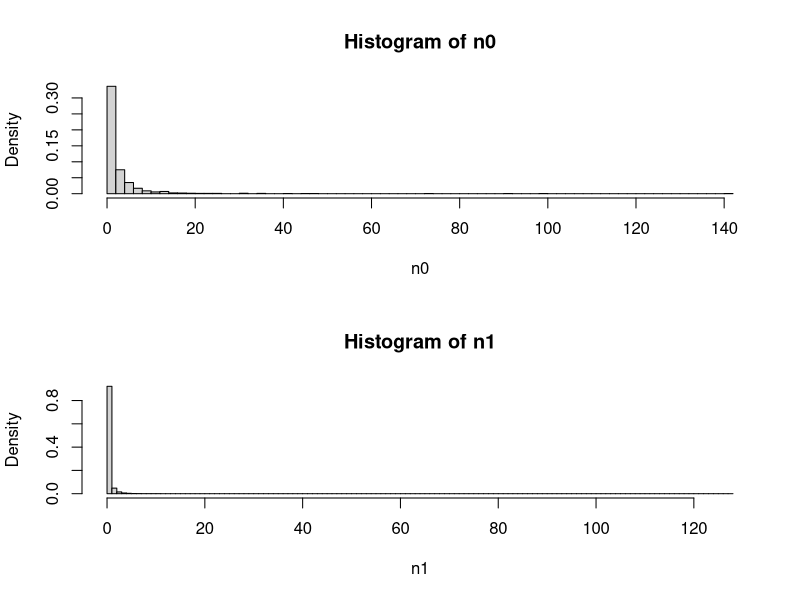
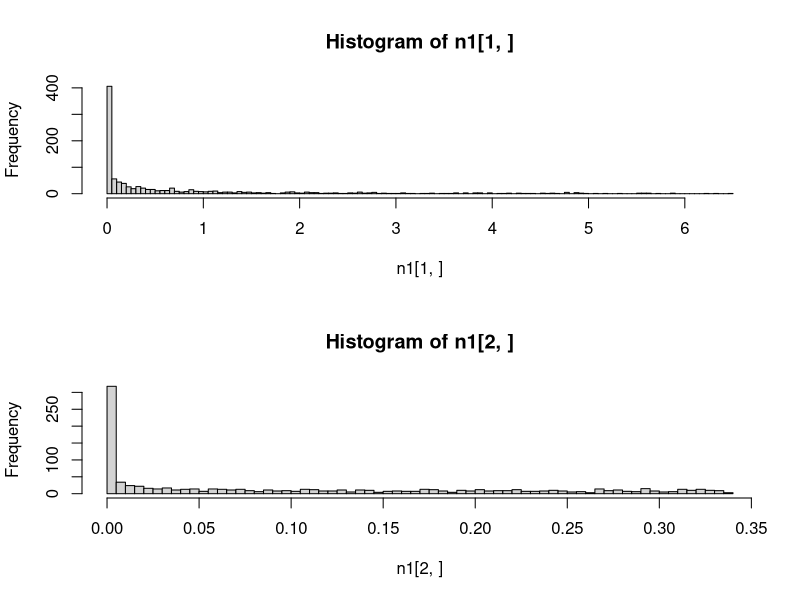
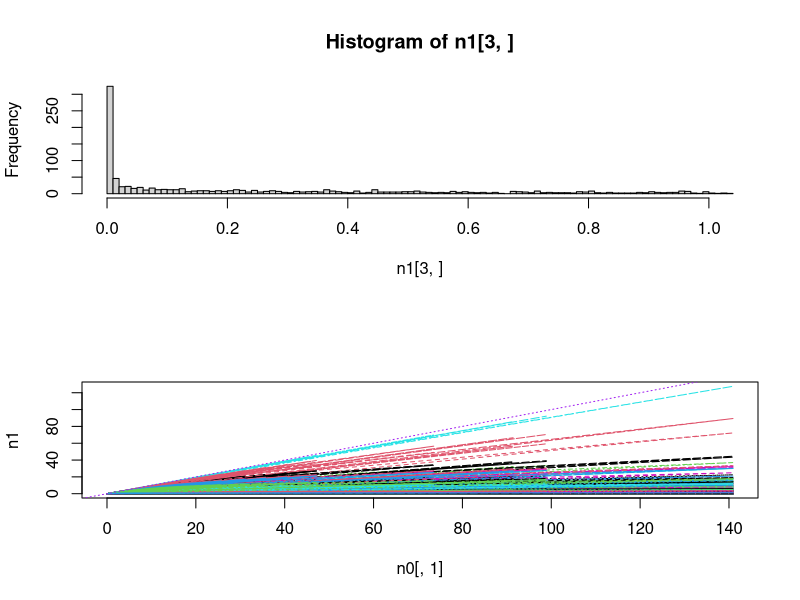
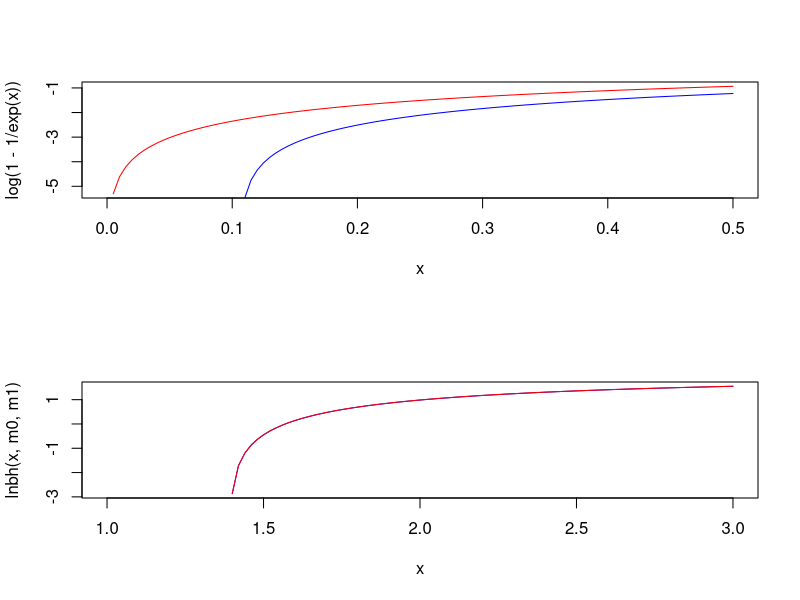
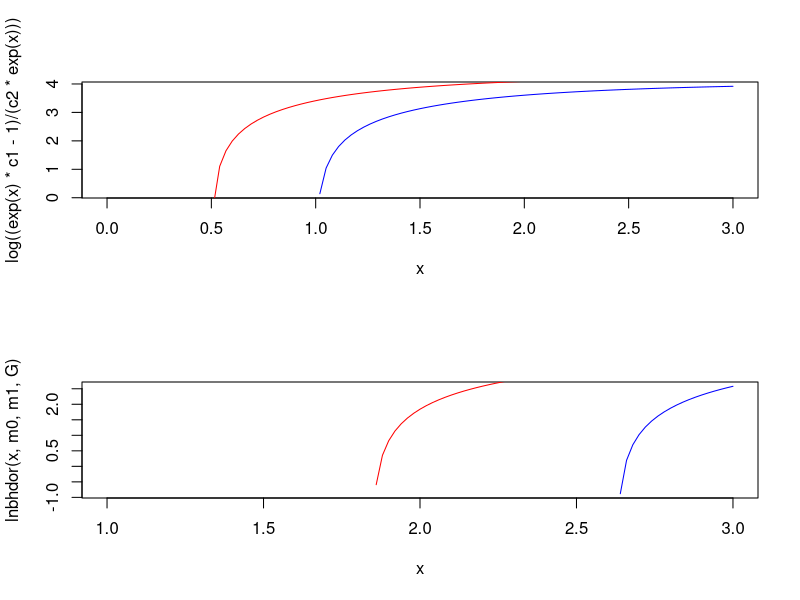
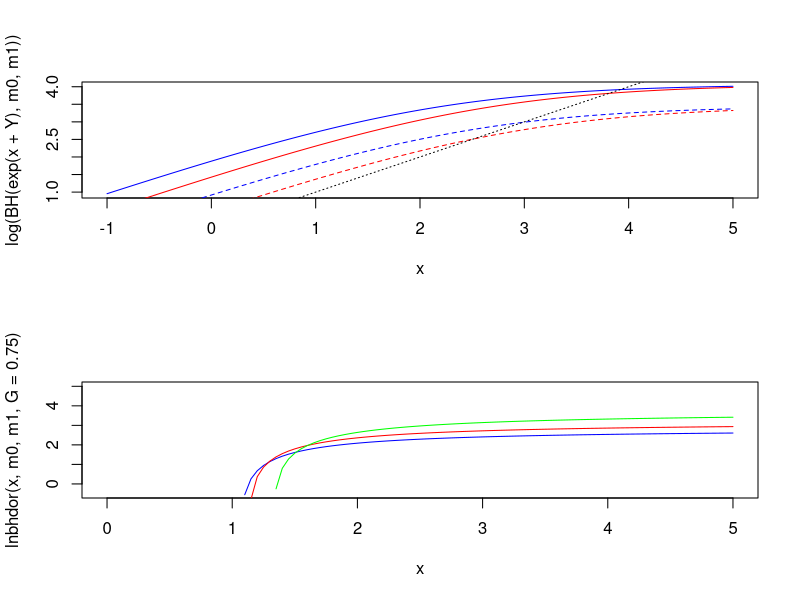
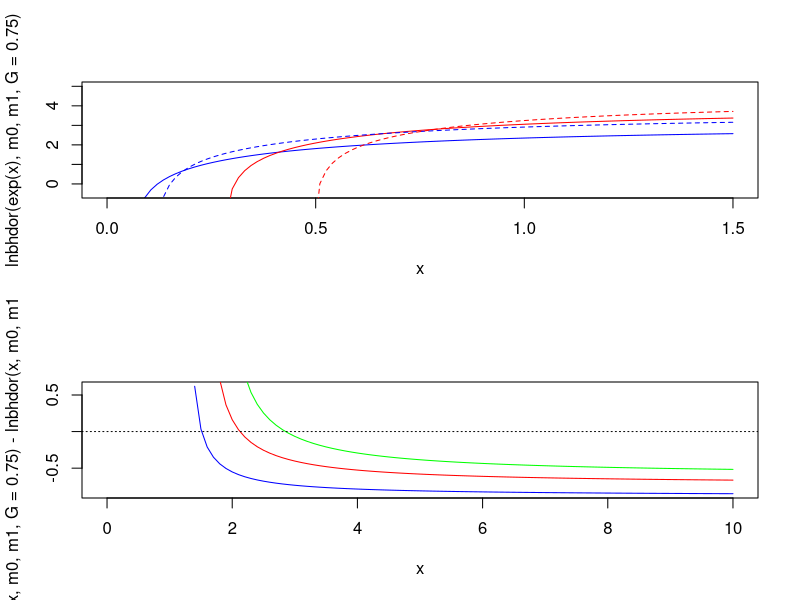
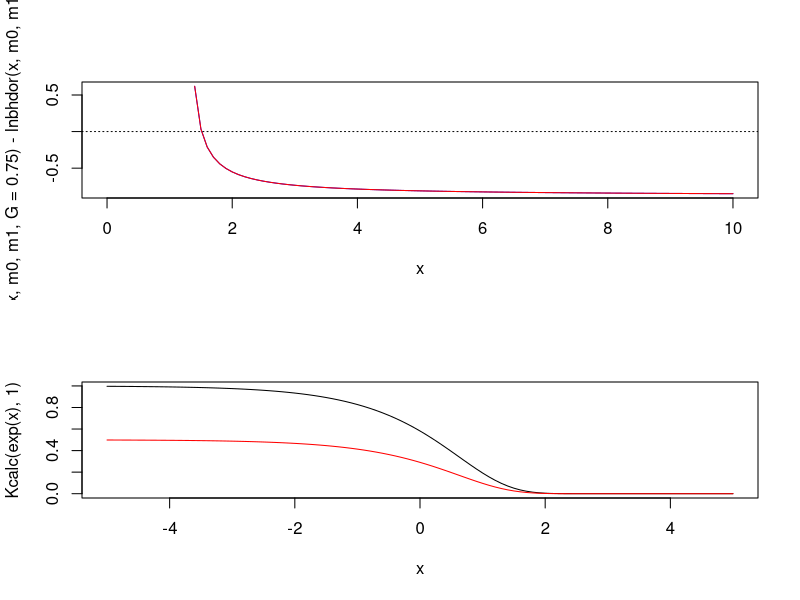

The R script that drew these images, in order: (Note: this script raises an error after producing the figures.)
####################################################################
# Explore how random variation in Beverton-Holt mortality function #
# affects the distribution of population sizes                     #
####################################################################

# Functions ---------------------------------------------------------------

BH <- function(n_in,m0,m1){
  n_out <- n_in * exp(-m0) / ( 1 + (m1/m0)*(1-exp(-m0))*n_in )
  return(n_out)
}
# assuming T = 1

# Exploration -------------------------------------------------------------

ln0_min <- -5
ln0_max <- 0
nseq <- 10^3
neps <- 10^3
alpha_m <- 0.1
beta_m <- 1

# n0_seq <- exp(seq(ln0_min,ln0_max,length.out=nseq))
# eps_m <- seq(-1,1,length.out=neps)
n0_seq <- exp(rnorm(nseq,0,1.5))
eps_m <- rnorm(neps,0,2)
  
m0 <- m1 <- n0 <- n1 <- matrix(NA,nr=nseq,nc=neps)

m0[] <- rep(exp(outer(alpha_m,eps_m,"+")),each=nseq)
m1[] <- rep(exp(outer(beta_m,eps_m,"+")),each=nseq)
n0[] <- rep(n0_seq,times=neps)
n1 <- BH(n0,m0,m1)

par(mfrow=c(2,1))
hist(n0,breaks=100,prob=T)
hist(n1,breaks=100,prob=T)

hist(n1[1,],breaks=100)
hist(n1[2,],breaks=100)
hist(n1[3,],breaks=100)

matplot(n0[,1],n1,type="l")
abline(0,1,col="purple",lty=3)

(K <- BH(10^10,m0[1,],m1[1,]))

# Plant example -----------------------------------------------------------
# From Yodzis and work on desert annuals

### Without seed dormancy

curve(log(1-1/exp(x)),col="red",xlim=c(0,0.5))
curve(log(0.9-1/exp(x)),col="blue",add=T)
# drop-off occurs earlier at lower K

lnbh <- function(y,m0,m1,T3=0.3){
  c1 <- exp(-m0*T3)
  c2 <- (1-exp(-m0)*T3)*m1/m0
  log((y*c1-1)/(c2*y))
}

m0 <- 1.1
m1 <- 0.1
curve(lnbh(x,m0,m1),col="blue",xlim=c(1,3))
m1 <- 0.01
curve(lnbh(x,m0,m1)-2.3,col="red",add=T)
# changing c2 only changes equilibrium N by constant factor (shifts intercept)

m0 <- 1
m1 <- 0.01
c1 <- exp(-m0)
c2 <- (1-exp(-m0))*m1/m0
curve(log((exp(x)*c1-1)/(c2*exp(x))),col="blue",xlim=c(0,3))
m0 <- 0.5
c1 <- exp(-m0)
c2 <- (1-exp(-m0))*m1/m0
curve(log((exp(x)*c1-1)/(c2*exp(x))),col="red",add=T)
# changing c1 -> drop-off occurs *earlier* at lower K

### With seed dormancy

lnbhdor <- function(Y,m0,m1,G,T3=0.3){
  S0 <- exp(-m0)
  c1 <- exp(-m0*T3)
  c2 <- (1-exp(-m0)*T3)*m1/m0
  log((c1*G*Y-G*S0+S0-1) / (c2*G*Y*((G-1)*S0+1)))
}

G <- 0.4
m0 <- 1
m1 <- 0.01
curve(lnbhdor(x,m0,m1,G),col="blue",xlim=c(1,3))
m0 <- 0.5
curve(lnbhdor(x,m0,m1,G),col="red",add=T)
  # Same result with G - drop-off earlier for lower K

# How does Y affect BH curve? ---------------------------------------------

BH <- function(n_in,m0,m1){
  n_out <- n_in * exp(-m0) / ( 1 + (m1/m0)*(1-exp(-m0))*n_in )
  return(n_out)
}

Y <- 3 # log scale
m0 <- 1
curve(log(BH(exp(x+Y),m0,m1)),col="blue",xlim=c(-1,5))
curve(log(BH(exp(x+Y-0.5),m0,m1)),col="red",add=T)
m0 <- 2
curve(log(BH(exp(x+Y),m0,m1)),col="blue",add=T,lty=2)
curve(log(BH(exp(x+Y-0.5),m0,m1)),col="red",add=T,lty=2)
abline(0,1,lty=3)
  # -0.5 -> reduce y by a freaction of exp(0.5)=1.6
  # decrease in y reduces equilibrium N by *more* when max popsize (K) is lower

# Y is just scaling up and down, changing c2 does the same thing?

# How does G affect BH curve? ---------------------------------------------

m0 <- 0.1
m1 <- 0.01
curve(lnbhdor(x,m0,m1,G=0.75),col="blue",xlim=c(0,5),ylim=c(-0.5,5))
curve(lnbhdor(x,m0,m1,G=0.5),col="red",add=T)
curve(lnbhdor(x,m0,m1,G=0.25),col="green",add=T)
  # above a certain Y, get more pop with high G, but as Y decreases, better to have low G

m0 <- 0.1
m1 <- 0.01
curve(lnbhdor(exp(x),m0,m1,G=0.75),col="blue",xlim=c(0,1.5),ylim=c(-0.5,5))
curve(lnbhdor(exp(x),m0,m1,G=0.25),col="red",add=T)
m0 <- 0.2
m1 <- 0.01
curve(lnbhdor(exp(x),m0,m1,G=0.75),col="blue",lty=2,add=T)
curve(lnbhdor(exp(x),m0,m1,G=0.25),col="red",lty=2,add=T)
  # When G is lower, reducing K has bigger effect on drop-off threshold for Y
  # (but will still always reduce it, so doesn't explain positive correlations)

m0 <- 0.1
m1 <- 0.01
curve(lnbhdor(x,m0,m1,G=0.75)-lnbhdor(x,m0,m1,G=0.25),col="blue",xlim=c(0,10))
m0 <- 0.2
m1 <- 0.01
curve(lnbhdor(x,m0,m1,G=0.75)-lnbhdor(x,m0,m1,G=0.25),col="red",add=T)
m0 <- 0.3
m1 <- 0.01
curve(lnbhdor(x,m0,m1,G=0.75)-lnbhdor(x,m0,m1,G=0.25),col="green",add=T)
abline(h=0,lty=3)
  # m1 -> lower germination favoured for given Y 

m0 <- 0.1
m1 <- 0.01
curve(lnbhdor(x,m0,m1,G=0.75)-lnbhdor(x,m0,m1,G=0.25),col="blue",xlim=c(0,10))
m0 <- 0.1
m1 <- 0.015
curve(lnbhdor(x,m0,m1,G=0.75)-lnbhdor(x,m0,m1,G=0.25),col="red",add=T)
abline(h=0,lty=3)
  # m2 -> proportional effect of G on dK is the same

# How does DI mortality relate to K? --------------------------------------

Kcalc <- function(m0,m1){
  exp(-m0)/( (1-exp(-m0)) * (m1/m0) )
} 
  # assuming T=1

curve(Kcalc(exp(x),1),xlim=c(-5,5))
curve(Kcalc(exp(x),2),col="red",add=T)
  # higher m0 -> lower K

# Optimal G - constant environment ----------------------------------------

# maximise population size (ignoring extinction)

nY <- 10
nm0 <- 5
nm1 <- 5
nG <- 50

Yseq <- exp(seq(0,5,length.out=nY))
m0seq <- exp(seq(-3,0,length.out=nm0))
m1seq <- exp(seq(-3,0,length.out=nm1))
Gseq <- plogis(seq(-5,5,length.out=nG))

pd <- expand.grid(Y=Yseq,m0=m0seq,m1=m1seq,G=Gseq) # parameter data

lK_GY_plot <- function(m){
  require(reshape2)
  require(fields)
  pd$lK <- with(pd, lnbhdor(Y,m0,m1,G,T3=0.3))
  plotvars <- c("Y","G")
  pd1 <- subset(pd,m0==m & m1==m1seq[2],select=c(plotvars,"lK"))
  plotmat <- acast(melt(pd1,id=plotvars),G~Y)
  matplot(Gseq,plotmat,type="l",lty=1,col=tim.colors(nY))
}

par(mfrow=c(2,2),mar=c(3,3,2,2))
lK_GY_plot(m0seq[1])  
lK_GY_plot(m0seq[2])  
lK_GY_plot(m0seq[3])  
lK_GY_plot(m0seq[4])  

  # m1 has no impact on optimal phenotype (only affects value of K)
  # G=0 is never optimal
  # S0/Y ratio high -> low G is optimal; So/Y ratio low -> G=1 is optimal

lK_YG_plot <- function(m){
  require(reshape2)
  require(fields)
  pd$lK <- with(pd, lnbhdor(Y,m0,m1,G,T3=0.3))
  plotvars <- c("Y","G")
  pd1 <- subset(pd,m0==m & m1==m1seq[2],select=c(plotvars,"lK"))
  plotmat <- acast(melt(pd1,id=plotvars),Y~G)
  matplot(log(Yseq),plotmat,type="l",lty=1,col=tim.colors(nG))
}

par(mfrow=c(2,2),mar=c(3,3,2,2))
lK_YG_plot(m0seq[1])  
lK_YG_plot(m0seq[2])  
lK_YG_plot(m0seq[3])  
lK_YG_plot(m0seq[4])  
  # low G -> earlier drop-off in N with Y

# Optimal G - variable environment ----------------------------------------

sgbh <- function(n_in,y,m0,m1,G,T3=0.3){
  So <- exp(-m0)
  Sn <- exp(-m0*T3)
  n_in*((1-G)*So + G*y*Sn / (1 + (1-Sn)*(m1/m0)*n_in))
}

nb <- 100
nt <- 1000 + nb
ns <- 5 # n y sig
narr <- yarr2 <- array(dim=c(nt,dim(garr),ns))
ysig <- exp(seq(-1,1,length.out=np))

yarr2[] <- exp(rnorm(
  n=nt*np^4*ns,
  mean=rep(rep(log(yarr),each=nt),times=ns),
  sd=rep(ysig,each=nt*np^4)
  ))

m0arr2 <- m1arr2 <- garr2 <- array(dim=c(dim(garr),ns))
m0arr2[] <- m0arr
m1arr2[] <- m1arr
garr2[] <- garr

N0 <- 1000
narr[1,,,,,] <- N0

for(t in 2:nt){
  narr[t,,,,,] <- sgbh(narr[t-1,,,,,],yarr2[t,,,,,],m0arr2,m1arr2,garr2)
}
  
lnarr <- log(narr)
muarr <- apply(lnarr[-(1:nb),,,,,],2:6,mean)
sdarr <- apply(lnarr[-(1:nb),,,,,],2:6,sd)

par(mfrow=c(2,2))
matplot(garr2[1,1,1,,1],muarr[5,2,5,,],type="l",lty=1,col=tim.colors(ns),
  ylim=c(2,5))
matplot(garr2[1,1,1,,1],muarr[5,4,5,,],type="l",lty=1,col=tim.colors(ns),
  ylim=c(2,5))
matplot(garr2[1,1,1,,1],muarr[5,6,5,,],type="l",lty=1,col=tim.colors(ns),
  ylim=c(2,5))
matplot(garr2[1,1,1,,1],muarr[5,8,5,,],type="l",lty=1,col=tim.colors(ns),
  ylim=c(2,5))
  # fluctuations favour G<1

ylim <- c(2,5)
par(mfrow=c(2,2))
matplot(garr2[1,1,1,,1],t(muarr[5,,5,,1]),type="l",lty=1,col=tim.colors(np),
  ylim=ylim)
matplot(garr2[1,1,1,,1],t(muarr[5,,5,,2]),type="l",lty=1,col=tim.colors(np),
  ylim=ylim)
matplot(garr2[1,1,1,,1],t(muarr[5,,5,,3]),type="l",lty=1,col=tim.colors(np),
  ylim=ylim)
matplot(garr2[1,1,1,,1],t(muarr[5,,5,,4]),type="l",lty=1,col=tim.colors(np),
  ylim=ylim)

ylim <- c(2,5)
par(mfrow=c(2,2))
matplot(garr2[1,1,1,,1],t(muarr[5,5,,,1]),type="l",lty=1,col=tim.colors(np),
  ylim=ylim)
matplot(garr2[1,1,1,,1],t(muarr[5,5,,,2]),type="l",lty=1,col=tim.colors(np),
  ylim=ylim)
matplot(garr2[1,1,1,,1],t(muarr[5,5,,,3]),type="l",lty=1,col=tim.colors(np),
  ylim=ylim)
matplot(garr2[1,1,1,,1],t(muarr[5,5,,,4]),type="l",lty=1,col=tim.colors(np),
  ylim=ylim)
  # m2 still shifting intercept but not optimal G?

# Optimal plastic G - variable environment --------------------------------
